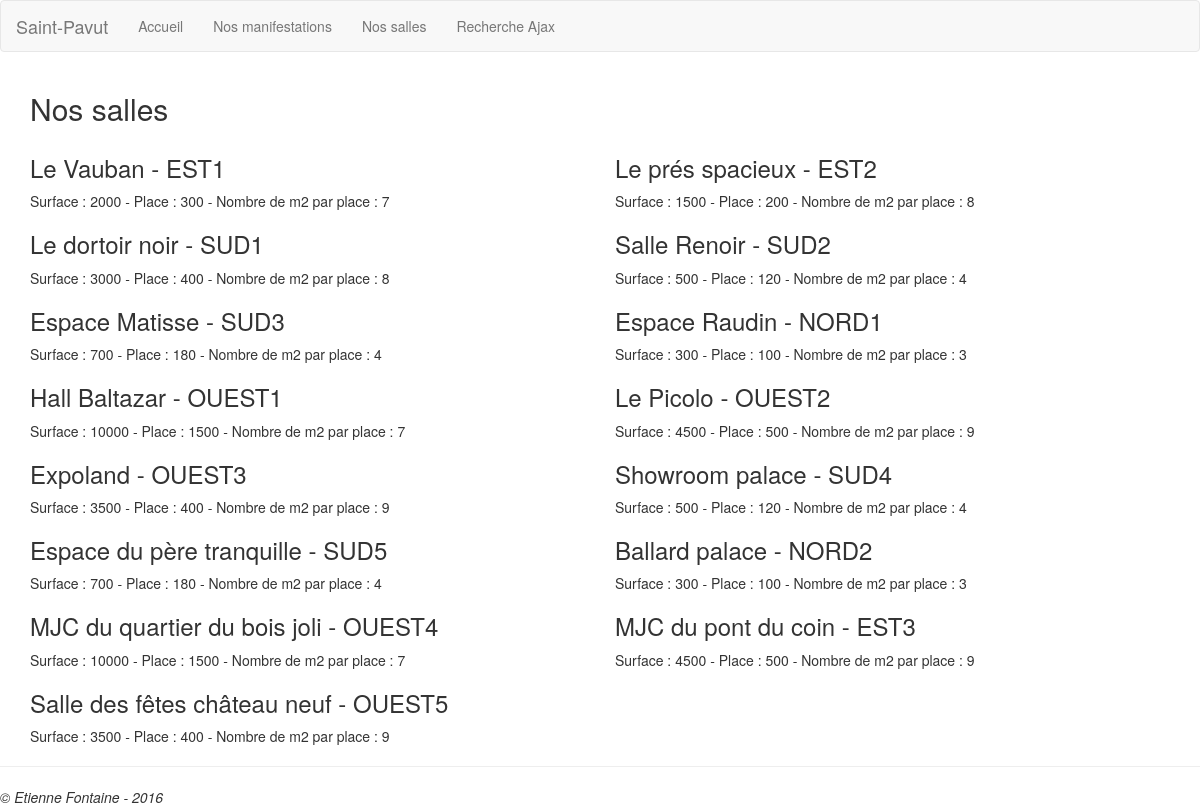
The page /index.php/salles on the database its author committed.
### tables this page shows
CREATE TABLE IF NOT EXISTS `stpavu_salles` (
  `salle_code` varchar(6) DEFAULT NULL,
  `salle_nom` varchar(28) DEFAULT NULL,
  `salle_surface` int(5) DEFAULT NULL,
  `salle_prix_loc` int(4) DEFAULT NULL,
  `salle_place_max` int(4) DEFAULT NULL
);

### application/controllers/Salles.php (called while the page is built, shortened)
<?php
class Salles extends CI_Controller{
    public function __construct()
    {
        $this->load->model('salles_model');
        $this->load->helper('url_helper');
    }
    public function index()
    {
        $data['salles'] = $this->salles_model->get_salles();
        $data['title'] = 'Nos salles';
        $this->load->view('templates/header', $data);
        $this->load->view('salles/index', $data);
        $this->load->view('templates/footer', $data);
    }
}

### index.php (called while the page is built, shortened)
<?php
require_once BASEPATH.'core/CodeIgniter.php';

### application/models/Salles_model.php (called while the page is built, shortened)
<?php
class Salles_model extends CI_Model {
    public function get_salles($slug = FALSE)
    {
        if ($slug === FALSE)
        {
            $this->db->select('*');
            $this->db->from('stpavu_salles');
            $query = $this->db->get();
            return $query->result_array();
        }
        $query = $this->db->get_where('salle', array('slug' => $slug));
        return $query->row_array();
    }
}

### application/views/salles/index.php (the view)
<div class="container">
<h2><?php echo $title; ?></h2>
<div class="row">
    <?php foreach ($salles as $salle): ?>
    <div class="col-md-6">
        <h3><?php echo $salle['salle_nom'].' - '.$salle['salle_code']; ?></h3>
    <div class="main">
        <?php echo 'Surface : '.$salle['salle_surface'].' - Place : '.$salle['salle_place_max']. ' - Nombre de m2 par place : '.round($salle['salle_surface']/$salle['salle_place_max']); ?>
    </div>
</div>
<?php endforeach; ?>
</div>
</div>

### application/views/templates/header.php (shortened to what this page needs)
<!doctype html>
<html lang="fr">
<head>
    <link rel="stylesheet" href="<?php echo  base_url(); ?>/public/css/bootstrap.css">
</head>
<body>
<nav class="navbar navbar-default">
    <div class="container-fluid">
        <div class="navbar-header">
            <a class="navbar-brand" href="<?php echo site_url(); ?>">Saint-Pavut</a>
        </div>
        <div class="collapse navbar-collapse" id="bs-example-navbar-collapse-1">
            <ul class="nav navbar-nav">
                <li><a href="<?php echo base_url(); ?>">Accueil</a></li>
                <li><a href="<?php echo base_url(); ?>manifestations/pagination/1">Nos manifestations</a></li>
                <li><a href="<?php echo base_url(); ?>salles">Nos salles</a></li>
                <li><a href="<?php echo base_url(); ?>recherches">Recherche Ajax</a></li>
            </ul>
        </div>
    </div>
</nav>

### application/views/templates/footer.php
<hr>
<em>&copy; Etienne Fontaine - 2016</em>
    </body>
</html>

### rows shown on the page
stpavu_salles: salle_nom "Le Vauban", salle_code "EST1", salle_surface "2000", salle_place_max "300", $salle['salle_surface']/$salle['salle_place_max'] "7"
stpavu_salles: salle_nom "Le prés spacieux", salle_code "EST2", salle_surface "1500", salle_place_max "200", $salle['salle_surface']/$salle['salle_place_max'] "8"
stpavu_salles: salle_nom "Le dortoir noir", salle_code "SUD1", salle_surface "3000", salle_place_max "400", $salle['salle_surface']/$salle['salle_place_max'] "8"
stpavu_salles: salle_nom "Salle Renoir", salle_code "SUD2", salle_surface "500", salle_place_max "120", $salle['salle_surface']/$salle['salle_place_max'] "4"
stpavu_salles: salle_nom "Espace Matisse", salle_code "SUD3", salle_surface "700", salle_place_max "180", $salle['salle_surface']/$salle['salle_place_max'] "4"
stpavu_salles: salle_nom "Espace Raudin", salle_code "NORD1", salle_surface "300", salle_place_max "100", $salle['salle_surface']/$salle['salle_place_max'] "3"
stpavu_salles: salle_nom "Hall Baltazar", salle_code "OUEST1", salle_surface "10000", salle_place_max "1500", $salle['salle_surface']/$salle['salle_place_max'] "7"
stpavu_salles: salle_nom "Le Picolo", salle_code "OUEST2", salle_surface "4500", salle_place_max "500", $salle['salle_surface']/$salle['salle_place_max'] "9"
stpavu_salles: salle_nom "Expoland", salle_code "OUEST3", salle_surface "3500", salle_place_max "400", $salle['salle_surface']/$salle['salle_place_max'] "9"
stpavu_salles: salle_nom "Showroom palace", salle_code "SUD4", salle_surface "500", salle_place_max "120", $salle['salle_surface']/$salle['salle_place_max'] "4"
stpavu_salles: salle_nom "Espace du père tranquille", salle_code "SUD5", salle_surface "700", salle_place_max "180", $salle['salle_surface']/$salle['salle_place_max'] "4"
stpavu_salles: salle_nom "Ballard palace", salle_code "NORD2", salle_surface "300", salle_place_max "100", $salle['salle_surface']/$salle['salle_place_max'] "3"
stpavu_salles: salle_nom "MJC du quartier du bois joli", salle_code "OUEST4", salle_surface "10000", salle_place_max "1500", $salle['salle_surface']/$salle['salle_place_max'] "7"
stpavu_salles: salle_nom "MJC du pont du coin", salle_code "EST3", salle_surface "4500", salle_place_max "500", $salle['salle_surface']/$salle['salle_place_max'] "9"
stpavu_salles: salle_nom "Salle des fêtes château neuf", salle_code "OUEST5", salle_surface "3500", salle_place_max "400", $salle['salle_surface']/$salle['salle_place_max'] "9"

### other values the page prints
$title "Nos salles"
